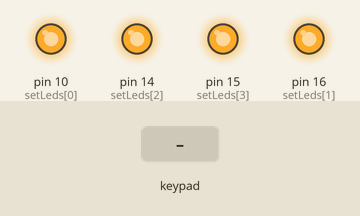
The sketch below on a simulated SparkFun Pro Micro, built with avr-gcc and run on an emulated ATmega32U4. On the bench: output pins drawn as LEDs (lit = HIGH). Inputs (shaded band) come from the test bench. USB keyboard and mouse output is not drawn.

Above: at 1.2 s.
1.3 s: key '#' pressed
At 4.1 s:
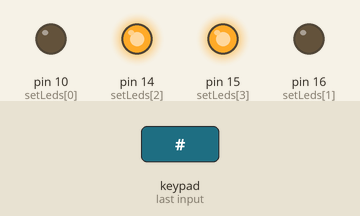
4.3 s: keypad keys 1 2 3 4 5 6 # pressed 0.4 s apart
At 5.0 s:
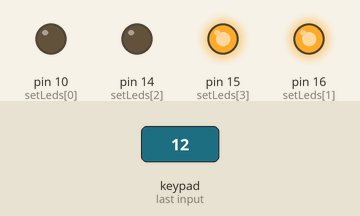
9.7 s: key 'B' pressed
At 10.4 s:
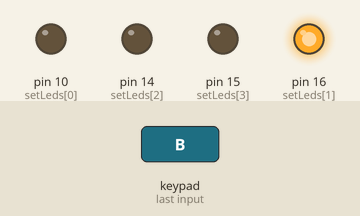
11.2 s: keypad keys 1 2 3 4 5 6 D pressed 0.4 s apart
At 14.3 s:
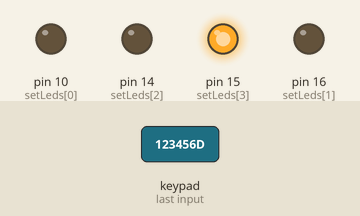
15.5 s: key 'C' pressed
At 16.7 s:
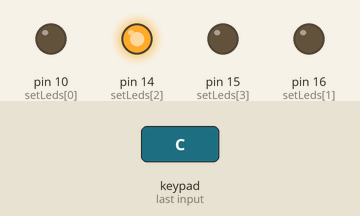
17.0 s: key 'A' pressed
At 18.3 s:
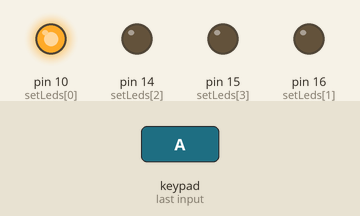
Timing chart, 0 to 19.5 s (numbered marks = the images above; inputs shaded):
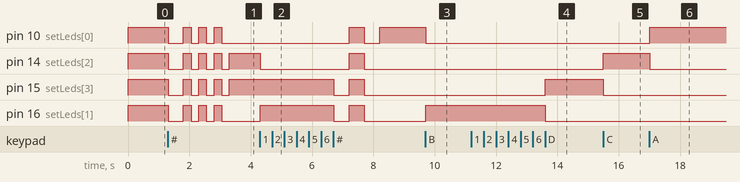

The sketch:

keypad.ino
```cpp
/*  Keypadtest.pde
 *
 *  Demonstrate the simplest use of the  keypad library.
 *
 *  The first step is to connect your keypad to the
 *  Arduino  using the pin numbers listed below in
 *  rowPins[] and colPins[]. If you want to use different
 *  pins then  you  can  change  the  numbers below to
 *  match your setup.
 *
 */
#include "Arduino.h"
#include <avr/pgmspace.h>
#include <Keypad.h>
#include "Keyboard.h"
#include "ext_def.h"

#define ROWS 4
#define COLS 4
#define SETS 4
#define PGM_BUFFER_LENGTH 255
#define INPUT_BUFFER_LENGTH 50

// Uncomment this if using a Leonardo
//#define Leonardo

// Define the Keymap
char keys[ROWS][COLS] = {
  {'1','2','3', 'A'},
  {'4','5','6', 'B'},
  {'7','8','9', 'C'},
  {'*','0','#', 'D'}
};

// Connect keypad ROW0, ROW1, ROW2 and ROW3 to these Arduino pins.
byte rowPins[ROWS] = { 5, 4, 3, 2 };
// Connect keypad COL0, COL1, COL2 and COL3 to these Arduino pins.
byte colPins[COLS] = { 9, 8, 7, 6 };

// Connect LEDs LED0, LED1, LED2 and LED3 to these Arduino pins.
#ifdef Leonardo
byte setLeds[SETS] = { 10, 11, 12, 13 }; // Leonardo
#else
byte setLeds[SETS] = { 10, 16, 14, 15 }; // Pro Micro
#endif

char password[] = PIN;
char pwBuffer[INPUT_BUFFER_LENGTH];

byte activeSet = 0;
bool authenticated = false;
byte charCount = 0;
boolean debug = false;

// Create the Keypad
Keypad kpd = Keypad( makeKeymap(keys), rowPins, colPins, ROWS, COLS );

void setup() {

  // Set LED pins as output
  for (byte i=0; i<SETS; i++) {
    pinMode(setLeds[i], OUTPUT);
  }

  // Light first LED
  digitalWrite(setLeds[0], HIGH);

  if (debug) {

    // Start serial communication
    Serial.begin(9600);

    while (!Serial) {
      ; // wait for serial port to connect. Needed for native USB
    }
  }

  // Light second LED
  digitalWrite(setLeds[1], HIGH);

  // Start USB keyboard
  Keyboard.begin();

  // Light third LED
  digitalWrite(setLeds[2], HIGH);

  if (debug) Serial.println("Setup complete");

  // Light fourth LED
  digitalWrite(setLeds[3], HIGH);
}

void loop() {

  char key = kpd.getKey();

  if (key) {

    if (authenticated) {
      passwordAction(key);
    } else {
      authenticateAction(key);
    }
  }
}

void authenticateAction(char key) {

  // Debug
  if (debug) {
    Serial.print("Auth: ");
    Serial.println(key);
  }

  switch (key) {

    case '*' :
      clearPwBuffer();
      blinkCleared();
    break;

    case '#' :
      if (checkPin()) pinOK(); else pinFailed();
    break;

    default :

      if (charCount < INPUT_BUFFER_LENGTH) {

        pwBuffer[charCount] = key;
        charCount++;

        if (charCount > 0) {
          // Set leds to status "typing"
          blinkTyping();

        } else {
          // Set leds to status "cleared"
          blinkCleared();
        }

      } else {

        pinFailed();
      }

    break;
  }
}

bool checkPin() {
  return !strcmp(pwBuffer, password);
}

void pinOK() {
  authenticated = true;
  blinkSuccess();
  selectSet(0);
  if (debug) Serial.println(F("Authenticate Success"));
}

void pinFailed() {
  authenticated = false;
  blinkError();
  clearPwBuffer();
  blinkCleared();
  if (debug) Serial.println(F("Authenticate Failed"));
}

void passwordAction(char key) {

  if (debug) {
    Serial.print("PWD: ");
    Serial.println(key);
  }

  switch (key) {

    case 'A':
      selectSet(0);
    break;

    case 'B':
      selectSet(1);
    break;

    case 'C':
      selectSet(2);
    break;

    case 'D':
      selectSet(3);
    break;

    case '*':
      // Sperren
      clearPwBuffer();
      authenticated = false;
      blinkCleared();
    break;

    case '#':
    break;

    default :
      keypressed(key);
  }
}

void selectSet(byte selected) {

  ledsAllOff();
  digitalWrite(setLeds[selected], HIGH);
  activeSet = selected;
}

void keypressed(byte key) {

  if (activeSet == 0) {

    switch (key) {

      case '0' :
        print(values0_0);
      break;

      case '1' :
        print(values0_1);
      break;

      case '2' :
        print(values0_2);
      break;

      case '3' :
        print(values0_3);
      break;

      case '4' :
        print(values0_4);
      break;

      case '5' :
        print(values0_5);
      break;

      case '6' :
        print(values0_6);
      break;

      case '7' :
        print(values0_7);
      break;

      case '8' :
        print(values0_8);
      break;

      case '9' :
        print(values0_9);
      break;
    }

  } else if (activeSet == 1) {

    switch (key) {

      case '0' :
        print(values1_0);
      break;

      case '1' :
        print(values1_1);
      break;

      case '2' :
        print(values1_2);
      break;

      case '3' :
        print(values1_3);
      break;

      case '4' :
        print(values1_4);
      break;

      case '5' :
        print(values1_5);
      break;

      case '6' :
        print(values1_6);
      break;

      case '7' :
        print(values1_7);
      break;

      case '8' :
        print(values1_8);
      break;

      case '9' :
        print(values1_9);
      break;
    }

  } else if (activeSet == 2) {

    switch (key) {

      case '0' :
        print(values2_0);
      break;

      case '1' :
        print(values2_1);
      break;

      case '2' :
        print(values2_2);
      break;

      case '3' :
        print(values2_3);
      break;

      case '4' :
        print(values2_4);
      break;

      case '5' :
        print(values2_5);
      break;

      case '6' :
        print(values2_6);
      break;

      case '7' :
        print(values2_7);
      break;

      case '8' :
        print(values2_8);
      break;

      case '9' :
        print(values2_9);
      break;
    }

  } else if (activeSet == 3) {

    switch (key) {

      case '0' :
        print(values3_0);
      break;

      case '1' :
        print(values3_1);
      break;

      case '2' :
        print(values3_2);
      break;

      case '3' :
        print(values3_3);
      break;

      case '4' :
        print(values3_4);
      break;

      case '5' :
        print(values3_5);
      break;

      case '6' :
        print(values3_6);
      break;

      case '7' :
        print(values3_7);
      break;

      case '8' :
        print(values3_8);
      break;

      case '9' :
        print(values3_9);
      break;
    }
  }
}

void print(unsigned char* var) {

  char lastModifier = NULL;

  for (int i = 0; i < PGM_BUFFER_LENGTH; i++) {

    unsigned char myChar = pgm_read_byte_near(var + i);

    if (myChar == 0x00)
      break;

    if (myChar == 0x86) {

      lastModifier = myChar;
      Keyboard.press(myChar);

    } else {

      myChar = translate(myChar);
      Keyboard.write(myChar);

      if (lastModifier != NULL) {
        Keyboard.release(lastModifier);
        lastModifier = NULL;
      }
    }
  }
}

char translate(char theChar) {

  switch (theChar) {

    case 0x7A : // z
      theChar = 0x79; // y
    break;

    case 0x79 : // y
      theChar = 0x7A; // z
    break;

    case 0x59 : // Y
      theChar = 0x5A; // Z
    break;

    case 0x5A : // Z
      theChar = 0x59; // Y
    break;

    case 0x2D : // ß
      theChar = 0x2F; // -
    break;
  }

  return theChar;
}

void blinkTyping() {

  for (byte i=0; i<SETS; i++) {
    digitalWrite(setLeds[i], LOW);
  }

  digitalWrite(setLeds[1], HIGH);
  digitalWrite(setLeds[3], HIGH);
}

void blinkCleared() {

  for (byte i=0; i<SETS; i++) {
    digitalWrite(setLeds[i], LOW);
  }

  digitalWrite(setLeds[2], HIGH);
  digitalWrite(setLeds[3], HIGH);
}

/** Blink code for error message. Flashes all leds two times
  */
void blinkError() {

  ledsAllOff();
  delay(500);

  for (byte i=0; i<3; i++) {
    ledsAllOn();
    delay(250);
    ledsAllOff();
    delay(250);
  }
}

/** Blink code for success. Turns of one led per second until all off and then turns the first on
 */
void blinkSuccess() {

  ledsAllOff();
  delay(500);
  ledsAllOn();
  delay(500);
  ledsAllOff();
  delay(500);
}

void ledsAllOff() {

  for (byte i=0; i<SETS; i++) {
    digitalWrite(setLeds[i], LOW);
  }
}

void ledsAllOn() {

  for (byte i=0; i<SETS; i++) {
    digitalWrite(setLeds[i], HIGH);
  }
}

/** Clear password input buffer
 */
void clearPwBuffer() {

  charCount = 0;
  for (int i=0; i<INPUT_BUFFER_LENGTH; i++) {
    pwBuffer[i] = 0;
  }
}
```

ext_def-example.h
```cpp
#define PIN "123456"

// Enter: 0xB0, Tab: 0xB3
const PROGMEM char values0_0[]  = {0xB0,0x00};
const PROGMEM char values0_1[]  = {0xB0,0x00};
const PROGMEM char values0_2[]  = {0xB0,0x00};
const PROGMEM char values0_3[]  = {0xB0,0x00};
const PROGMEM char values0_4[]  = {0xB0,0x00};
const PROGMEM char values0_5[]  = {0xB0,0x00};
const PROGMEM char values0_6[]  = {0xB0,0x00};
const PROGMEM char values0_7[]  = {0xB0,0x00};
const PROGMEM char values0_8[]  = {0xB0,0x00};
const PROGMEM char values0_9[]  = {0xB0,0x00};

const PROGMEM char values1_0[]  = {0xB0,0x00};
const PROGMEM char values1_1[]  = {0xB0,0x00};
const PROGMEM char values1_2[]  = {0xB0,0x00};
const PROGMEM char values1_3[]  = {0xB0,0x00};
const PROGMEM char values1_4[]  = {0xB0,0x00};
const PROGMEM char values1_5[]  = {0xB0,0x00};
const PROGMEM char values1_6[]  = {0xB0,0x00};
const PROGMEM char values1_7[]  = {0xB0,0x00};
const PROGMEM char values1_8[]  = {0xB0,0x00};
const PROGMEM char values1_9[]  = {0xB0,0x00};

const PROGMEM char values2_0[]  = {0xB0,0x00};
const PROGMEM char values2_1[]  = {0xB0,0x00};
const PROGMEM char values2_2[]  = {0xB0,0x00};
const PROGMEM char values2_3[]  = {0xB0,0x00};
const PROGMEM char values2_4[]  = {0xB0,0x00};
const PROGMEM char values2_5[]  = {0xB0,0x00};
const PROGMEM char values2_6[]  = {0xB0,0x00};
const PROGMEM char values2_7[]  = {0xB0,0x00};
const PROGMEM char values2_8[]  = {0xB0,0x00};
const PROGMEM char values2_9[]  = {0xB0,0x00};

const PROGMEM char values3_0[]  = {0xB0,0x00};
const PROGMEM char values3_1[]  = {0xB0,0x00};
const PROGMEM char values3_2[]  = {0xB0,0x00};
const PROGMEM char values3_3[]  = {0xB0,0x00};
const PROGMEM char values3_4[]  = {0xB0,0x00};
const PROGMEM char values3_5[]  = {0xB0,0x00};
const PROGMEM char values3_6[]  = {0xB0,0x00};
const PROGMEM char values3_7[]  = {0xB0,0x00};
const PROGMEM char values3_8[]  = {0xB0,0x00};
const PROGMEM char values3_9[]  = {0xB0,0x00};
```

Measured:
- after the input at 1.3 s, pin 10 (setLeds[0]), pin 16 (setLeds[1]): HIGH → LOW at once, then repeats every 0.50 s: HIGH 0.25 s, LOW 0.25 s, until it stays LOW from 3.1 s; pin 14 (setLeds[2]), pin 15 (setLeds[3]): HIGH → LOW at once, then repeats every 0.50 s: HIGH 0.25 s, LOW 0.25 s, until it stays HIGH from 3.3 s
- after the input at 4.3 s, pin 10 (setLeds[0]): LOW → HIGH after 2.9 s, → LOW 0.50 s later, → HIGH 0.50 s later; pin 14 (setLeds[2]): HIGH → LOW at once, → HIGH 2.9 s later, → LOW 0.50 s later
- after the input at 9.7 s, pin 10 (setLeds[0]): HIGH → LOW at once; pin 16 (setLeds[1]): LOW → HIGH at once
- after the input at 11.2 s, pin 15 (setLeds[3]): LOW → HIGH after 2.4 s; pin 16 (setLeds[1]): HIGH → LOW after 2.4 s
- after the input at 15.5 s, pin 14 (setLeds[2]): LOW → HIGH at once; pin 15 (setLeds[3]): HIGH → LOW at once
- after the input at 17.0 s, pin 10 (setLeds[0]): LOW → HIGH at once; pin 14 (setLeds[2]): HIGH → LOW at once
